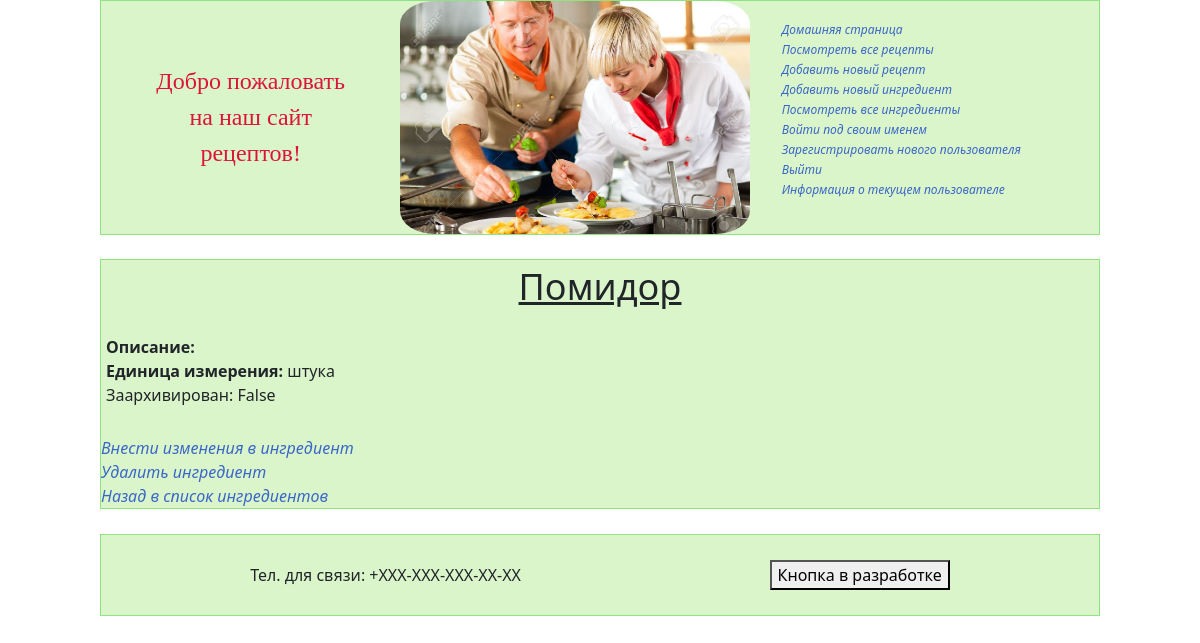
/ingred/2/, run on an earlier commit of the app's database.
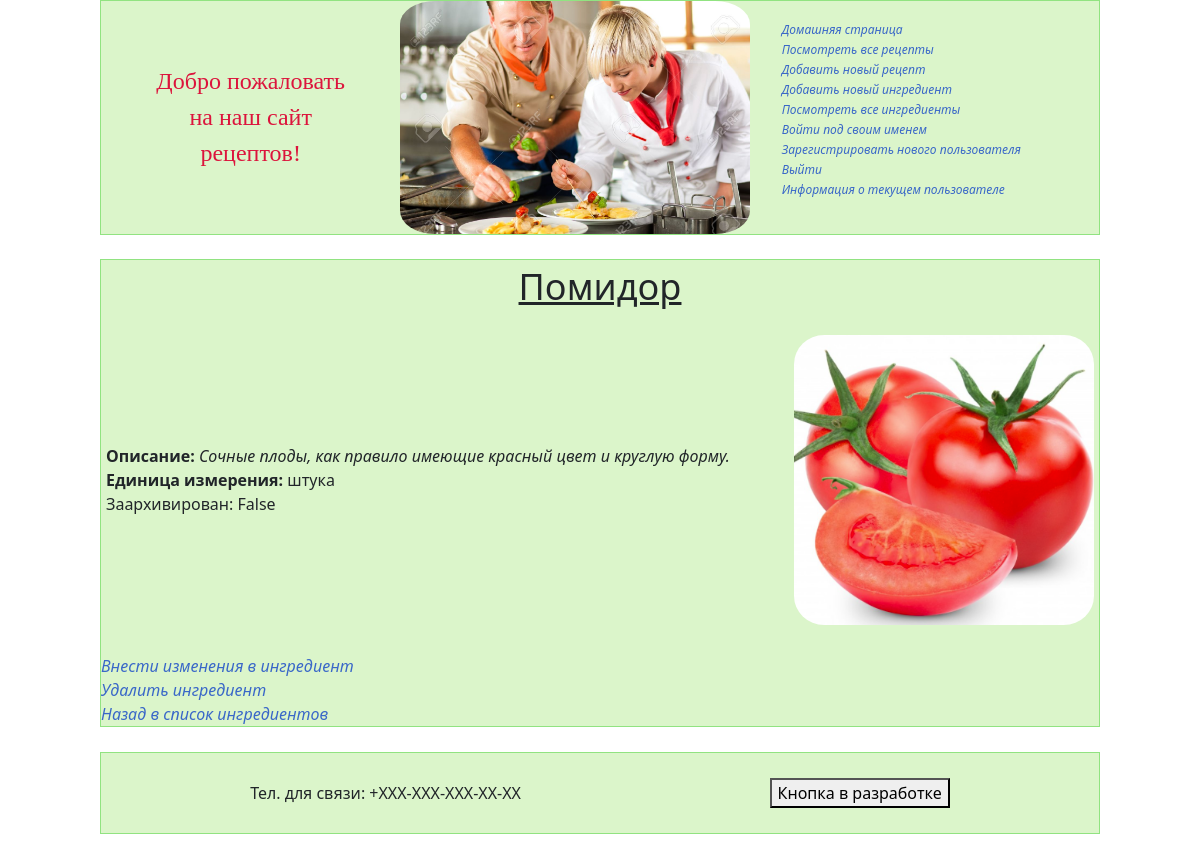
And on a later commit of the database.
### recipeapp/models.py (models this page shows, shortened)
class Ingredient(models.Model):
    class Meta:
        ordering = ["name", 'measurement_unit']
    name = models.CharField(max_length=100, db_index=True)
    description = models.TextField(null=False, blank=True, db_index=True)
    measurement_unit = models.CharField(max_length=20, default='units')
    archived = models.BooleanField(default=False)
    preview = models.ImageField(null=True, blank=True, upload_to=ingredient_preview_directory_path)

### recipeapp/views.py (the view)
# urls.py: path('ingred/<int:pk>/', IngredientDetailsView.as_view(), name='ingredient_details'),
class IngredientDetailsView(DetailView):
    template_name = 'recipeapp/ingredient-details.html'
    queryset = Ingredient.objects.prefetch_related('images')
    context_object_name = 'ingredient'

### recipeapp/templates/recipeapp/ingredient-details.html (shortened to what this page needs)
{% extends 'recipeapp/base.html' %}
{% block body %}
<div class="fixed-container">
    <p class="section-header">{{ ingredient.name }}</p>
    <div class="ingred-details">
        <div class="ingred-det-data">
            <div><b>Описание:</b> <em>{{ ingredient.description }}</em></div>
            <div><b>Единица измерения:</b> {{ ingredient.measurement_unit }}</div>
            <div>Заархивирован: {{ ingredient.archived }}</div>
        </div>
        {% if ingredient.preview %}
        <div class="ingred-det-img">
            <img src="{{ ingredient.preview.url }}" alt="{{ ingredient.preview.name }}">
        </div>
        {% endif %}
    </div>
    <br>
    <div>
        <a href="{% url 'recipeapp:ingredient_update' pk=ingredient.pk %}">Внести изменения в ингредиент</a>
    </div>
    <div>
        <a href="{% url 'recipeapp:ingredient_delete' pk=ingredient.pk %}">Удалить ингредиент</a>
    </div>
    <div>
        <a href="{% url 'recipeapp:ingredients_list' %}">Назад в список ингредиентов</a>
    </div>
</div>
{% endblock %}

What changed in the data, as far as the page shows it:
changed Ingredient "Помидор": description (not shown) → "Cочные плоды, как правило имеющие красный цвет и круглую форму."; preview: picture added
